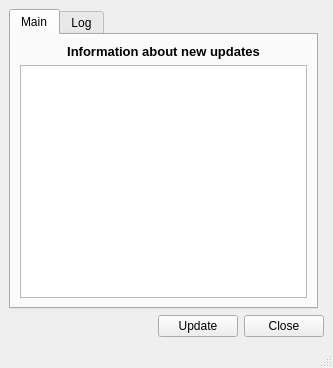
<?xml version="1.0" encoding="UTF-8"?>
<ui version="4.0">
 <class>dlg_admin_projectinfo</class>
 <widget class="QMainWindow" name="dlg_admin_projectinfo">
  <property name="geometry">
   <rect>
    <x>0</x>
    <y>0</y>
    <width>333</width>
    <height>368</height>
   </rect>
  </property>
  <property name="windowTitle">
   <string>Update SQL</string>
  </property>
  <property name="accessibleName">
   <string/>
  </property>
  <widget class="QWidget" name="centralwidget">
   <layout class="QGridLayout" name="gridLayout_2">
    <item row="1" column="0" colspan="2">
     <layout class="QGridLayout" name="lyt_buttons">
      <item row="0" column="0">
       <widget class="QLabel" name="lbl_time">
        <property name="text">
         <string/>
        </property>
       </widget>
      </item>
      <item row="0" column="1">
       <spacer name="horizontalSpacer">
        <property name="orientation">
         <enum>Qt::Horizontal</enum>
        </property>
        <property name="sizeHint" stdset="0">
         <size>
          <width>450</width>
          <height>20</height>
         </size>
        </property>
       </spacer>
      </item>
      <item row="0" column="2">
       <widget class="QPushButton" name="btn_update">
        <property name="text">
         <string>Update</string>
        </property>
       </widget>
      </item>
      <item row="0" column="3">
       <widget class="QPushButton" name="btn_close">
        <property name="text">
         <string>Close</string>
        </property>
       </widget>
      </item>
     </layout>
    </item>
    <item row="0" column="0">
     <widget class="QTabWidget" name="mainTab">
      <property name="currentIndex">
       <number>0</number>
      </property>
      <widget class="QWidget" name="tab_main">
       <attribute name="title">
        <string>Main</string>
       </attribute>
       <layout class="QGridLayout" name="gridLayout">
        <item row="0" column="0">
         <layout class="QVBoxLayout" name="verticalLayout">
          <item>
           <widget class="QLabel" name="lbl_info">
            <property name="font">
             <font>
              <pointsize>10</pointsize>
              <weight>75</weight>
              <bold>true</bold>
             </font>
            </property>
            <property name="text">
             <string>Information about new updates</string>
            </property>
            <property name="alignment">
             <set>Qt::AlignCenter</set>
            </property>
           </widget>
          </item>
          <item>
           <widget class="QTextEdit" name="info_updates">
            <property name="enabled">
             <bool>true</bool>
            </property>
            <property name="readOnly">
             <bool>true</bool>
            </property>
           </widget>
          </item>
         </layout>
        </item>
       </layout>
      </widget>
      <widget class="QWidget" name="tab_loginfo">
       <attribute name="title">
        <string>Log</string>
       </attribute>
       <layout class="QGridLayout" name="gridLayout_3">
        <item row="0" column="0">
         <widget class="QTextEdit" name="txt_infolog"/>
        </item>
       </layout>
      </widget>
     </widget>
    </item>
   </layout>
  </widget>
  <widget class="QStatusBar" name="statusbar"/>
  <action name="actionCreate_Sample">
   <property name="text">
    <string>Create Sample</string>
   </property>
  </action>
  <action name="actionCreate_Sample_Dev">
   <property name="text">
    <string>Create Sample Dev</string>
   </property>
  </action>
 </widget>
 <tabstops>
  <tabstop>mainTab</tabstop>
  <tabstop>info_updates</tabstop>
  <tabstop>btn_update</tabstop>
  <tabstop>btn_close</tabstop>
  <tabstop>txt_infolog</tabstop>
 </tabstops>
 <resources/>
 <connections/>
</ui>
